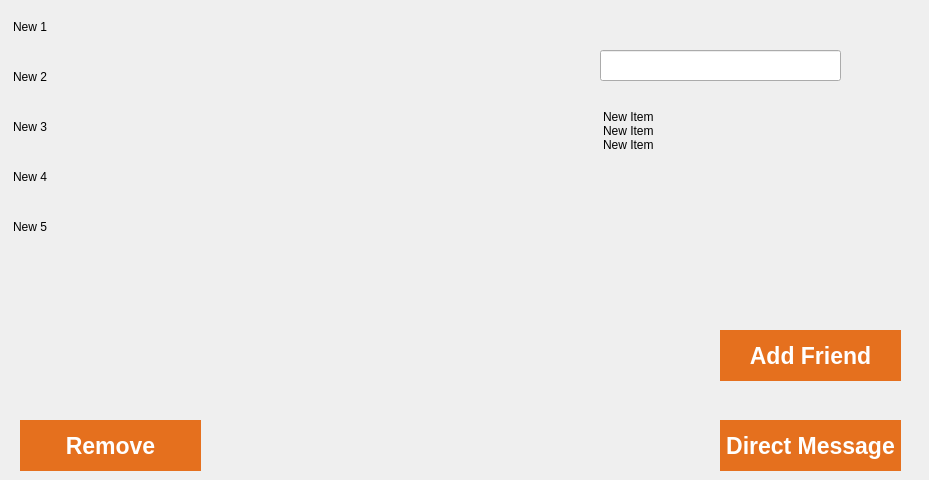
       <widget class="QWidget" name="Friends">
        <widget class="QListWidget" name="listWidget">
         <property name="geometry">
          <rect>
           <x>10</x>
           <y>20</y>
           <width>461</width>
           <height>361</height>
          </rect>
         </property>
         <property name="styleSheet">
          <string notr="true">border: none;
color: rgb(0, 0, 0);
background-color: transparent;</string>
         </property>
         <property name="editTriggers">
          <set>QAbstractItemView::NoEditTriggers</set>
         </property>
         <property name="resizeMode">
          <enum>QListView::Adjust</enum>
         </property>
         <property name="gridSize">
          <size>
           <width>0</width>
           <height>50</height>
          </size>
         </property>
         <property name="sortingEnabled">
          <bool>true</bool>
         </property>
         <item>
          <property name="text">
           <string>New 1</string>
          </property>
         </item>
         <item>
          <property name="text">
           <string>New 2</string>
          </property>
         </item>
         <item>
          <property name="text">
           <string>New 3</string>
          </property>
         </item>
         <item>
          <property name="text">
           <string>New 4</string>
          </property>
         </item>
         <item>
          <property name="text">
           <string>New 5</string>
          </property>
         </item>
        </widget>
        <widget class="QPushButton" name="DM">
         <property name="geometry">
          <rect>
           <x>720</x>
           <y>420</y>
           <width>181</width>
           <height>51</height>
          </rect>
         </property>
         <property name="font">
          <font>
           <pointsize>17</pointsize>
           <italic>false</italic>
           <bold>true</bold>
          </font>
         </property>
         <property name="cursor">
          <cursorShape>PointingHandCursor</cursorShape>
         </property>
         <property name="styleSheet">
          <string notr="true">background-image: url(:/assists/All_Materials/Rectangle 1380.png);
color: rgb(255, 255, 255);
background-color: rgb(229, 112, 30);
border-radius:50%;
border: none;
</string>
         </property>
         <property name="text">
          <string>Direct Message</string>
         </property>
         <property name="checkable">
          <bool>false</bool>
         </property>
        </widget>
        <widget class="QPushButton" name="DM_2">
         <property name="geometry">
          <rect>
           <x>20</x>
           <y>420</y>
           <width>181</width>
           <height>51</height>
          </rect>
         </property>
         <property name="font">
          <font>
           <pointsize>17</pointsize>
           <italic>false</italic>
           <bold>true</bold>
          </font>
         </property>
         <property name="cursor">
          <cursorShape>PointingHandCursor</cursorShape>
         </property>
         <property name="styleSheet">
          <string notr="true">background-image: url(:/assists/All_Materials/Rectangle 1380.png);
color: rgb(255, 255, 255);
background-color: rgb(229, 112, 30);
border-radius:50%;
border: none;
</string>
         </property>
         <property name="text">
          <string>Remove</string>
         </property>
         <property name="checkable">
          <bool>false</bool>
         </property>
        </widget>
        <widget class="QLabel" name="label_4">
         <property name="geometry">
          <rect>
           <x>590</x>
           <y>40</y>
           <width>314</width>
           <height>53</height>
          </rect>
         </property>
         <property name="styleSheet">
          <string notr="true">background-image: url(:/assists/All_Materials/TextBar.png);</string>
         </property>
         <property name="text">
          <string/>
         </property>
        </widget>
        <widget class="QPushButton" name="search">
         <property name="geometry">
          <rect>
           <x>840</x>
           <y>50</y>
           <width>80</width>
           <height>31</height>
          </rect>
         </property>
         <property name="styleSheet">
          <string notr="true">background-color:transparent;
border:none;</string>
         </property>
         <property name="text">
          <string/>
         </property>
         <property name="icon">
          <iconset resource="Materials.qrc">
           <normaloff>:/assists/All_Materials/Search_user.png</normaloff>:/assists/All_Materials/Search_user.png</iconset>
         </property>
         <property name="iconSize">
          <size>
           <width>25</width>
           <height>25</height>
          </size>
         </property>
        </widget>
        <widget class="QLineEdit" name="lineEdit">
         <property name="geometry">
          <rect>
           <x>600</x>
           <y>50</y>
           <width>241</width>
           <height>31</height>
          </rect>
         </property>
        </widget>
        <widget class="QListWidget" name="listWidget_2">
         <property name="geometry">
          <rect>
           <x>600</x>
           <y>110</y>
           <width>301</width>
           <height>191</height>
          </rect>
         </property>
         <property name="styleSheet">
          <string notr="true">border: none;
color: rgb(0, 0, 0);
background-color: transparent;</string>
         </property>
         <item>
          <property name="text">
           <string>New Item</string>
          </property>
         </item>
         <item>
          <property name="text">
           <string>New Item</string>
          </property>
         </item>
         <item>
          <property name="text">
           <string>New Item</string>
          </property>
         </item>
        </widget>
        <widget class="QPushButton" name="DM_5">
         <property name="geometry">
          <rect>
           <x>720</x>
           <y>330</y>
           <width>181</width>
           <height>51</height>
          </rect>
         </property>
         <property name="font">
          <font>
           <pointsize>17</pointsize>
           <italic>false</italic>
           <bold>true</bold>
          </font>
         </property>
         <property name="cursor">
          <cursorShape>PointingHandCursor</cursorShape>
         </property>
         <property name="styleSheet">
          <string notr="true">background-image: url(:/assists/All_Materials/Rectangle 1380.png);
color: rgb(255, 255, 255);
background-color: rgb(229, 112, 30);
border-radius:50%;
border: none;
</string>
         </property>
         <property name="text">
          <string>Add Friend</string>
         </property>
         <property name="checkable">
          <bool>false</bool>
         </property>
        </widget>
        <zorder>label_4</zorder>
        <zorder>listWidget</zorder>
        <zorder>DM</zorder>
        <zorder>DM_2</zorder>
        <zorder>lineEdit</zorder>
        <zorder>search</zorder>
        <zorder>listWidget_2</zorder>
        <zorder>DM_5</zorder>
       </widget>
